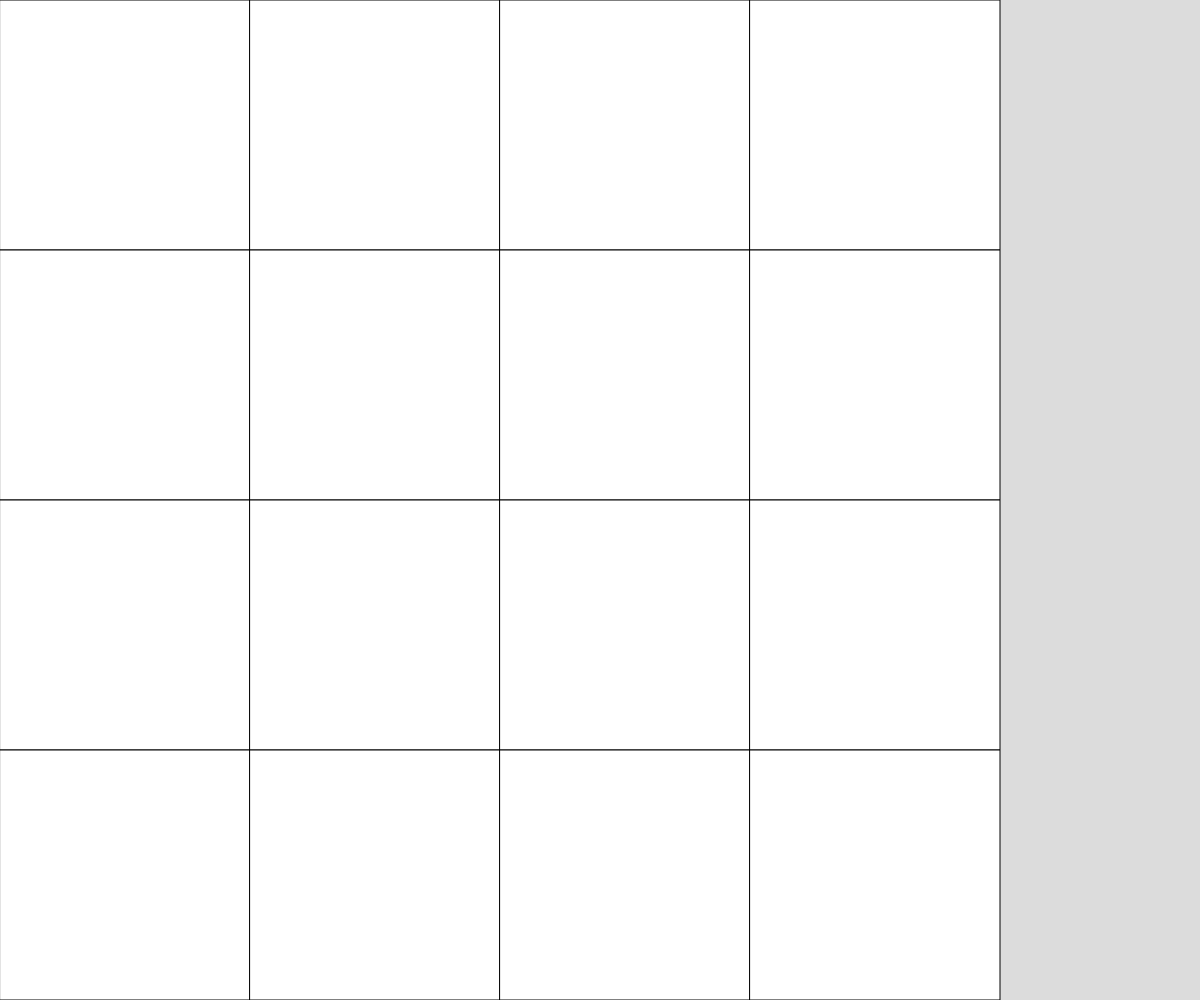
Frame 1 (no input)
Frame 60 (no input): identical to frame 1, image omitted
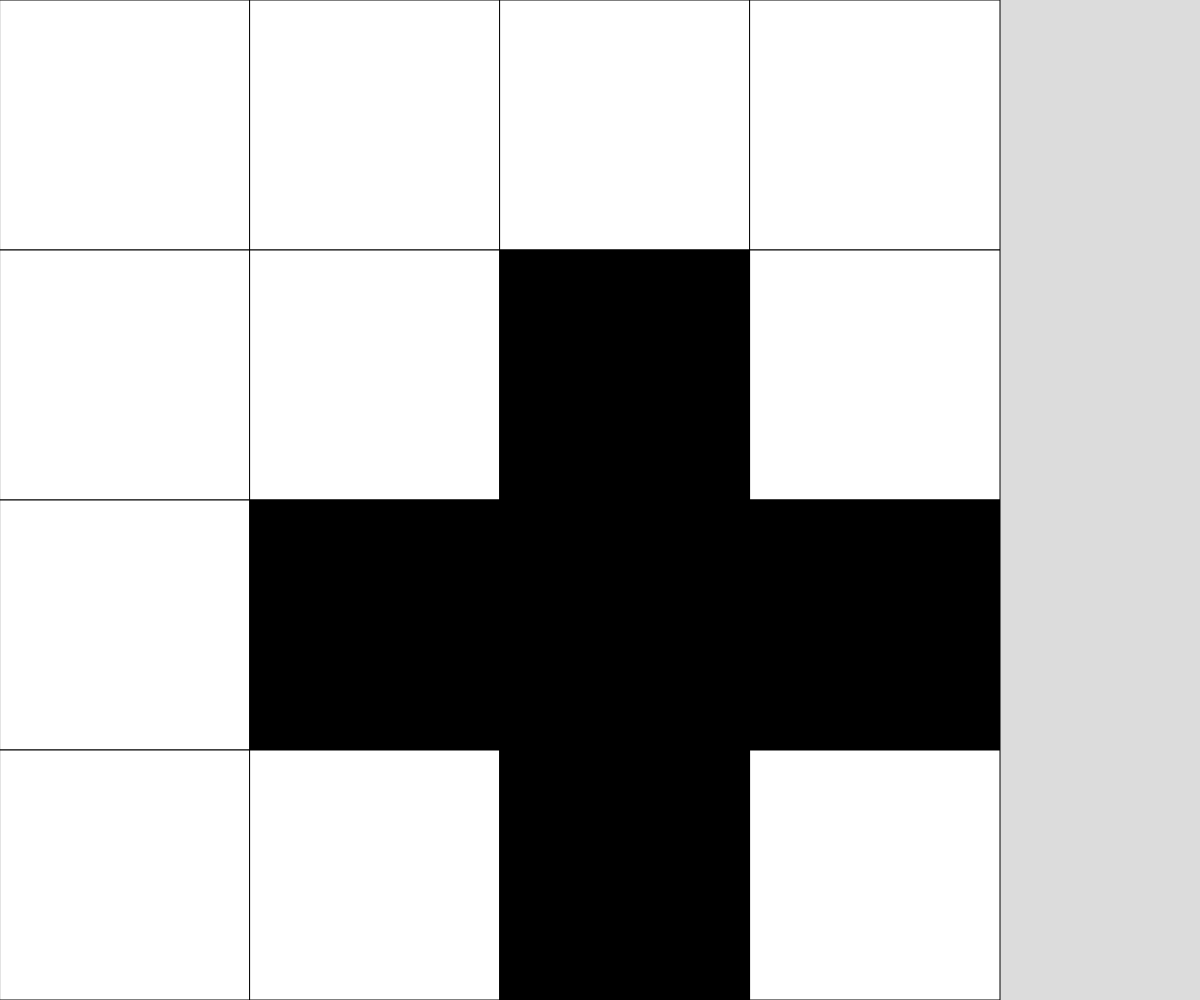
Frame 120 (the mouse pressed at the canvas centre since frame 60)

The p5.js sketch that drew these frames (run headless with seeded random() and noise() and a simulated clock; from frame 60 on, the mouse is pressed at the canvas centre):

// p5.js sketch
// ── sketch.js
// 2d Grid Neighbors
//October 25, 2023

let grid;
const GRID_SIZE = 4;
let cellSize;


function setup() {
  createCanvas(windowWidth, windowHeight);
  grid = generateEmptyGrid(GRID_SIZE, GRID_SIZE);
  if (height > width) {
    cellSize = width/GRID_SIZE
  }
  else if (height < width) {
    cellSize = height/GRID_SIZE
  }
}

function draw() {
  background(220);
  displayGrid();
}

function mousePressed() {
  let y = Math.floor(mouseY/cellSize);
  let x = Math.floor(mouseX/cellSize)

  toggleCell(x,y);
  toggleCell(x, y - 1);
  toggleCell(x, y + 1);
  toggleCell(x + 1, y);
  toggleCell(x - 1, y);
}

function toggleCell(x, y) {
  if (x >= 0 && x < GRID_SIZE && y >= 0 && y < GRID_SIZE) {
    if (grid[y][x] === 0) {
      grid[y][x] = 1;
    }
    else if (grid[y][x] === 1) {
      grid[y][x] = 0;
    }
  }
}

function displayGrid() {
  for (let y = 0; y < GRID_SIZE; y++) { 
    for (let x = 0; x < GRID_SIZE; x++) {
      if (grid[y][x] === 0) {
        fill("white")
      }
      else if (grid[y][x] === 1) {
        fill("black")
      }
      rect(x * cellSize, y * cellSize, cellSize, cellSize)
    }
  }
}

function generateRandomGrid(cols, rows) {
  let newGrid = [];
  for (let y = 0; y < rows; y++) {
    newGrid.push([]);
    for (let x = 0; x < cols; x++) {
      if (random(100) < 50) {
        newGrid[y].push(0);
      }
      else {
        newGrid[y].push(1);
      }
    } 
  }
  return newGrid;
}

function generateEmptyGrid(cols, rows) {
  let newGrid = [];
  for (let y = 0; y < rows; y++) {
    newGrid.push([]);
    for (let x = 0; x < cols; x++) {
        newGrid[y].push(0);
    }
  }
  return newGrid;
}
